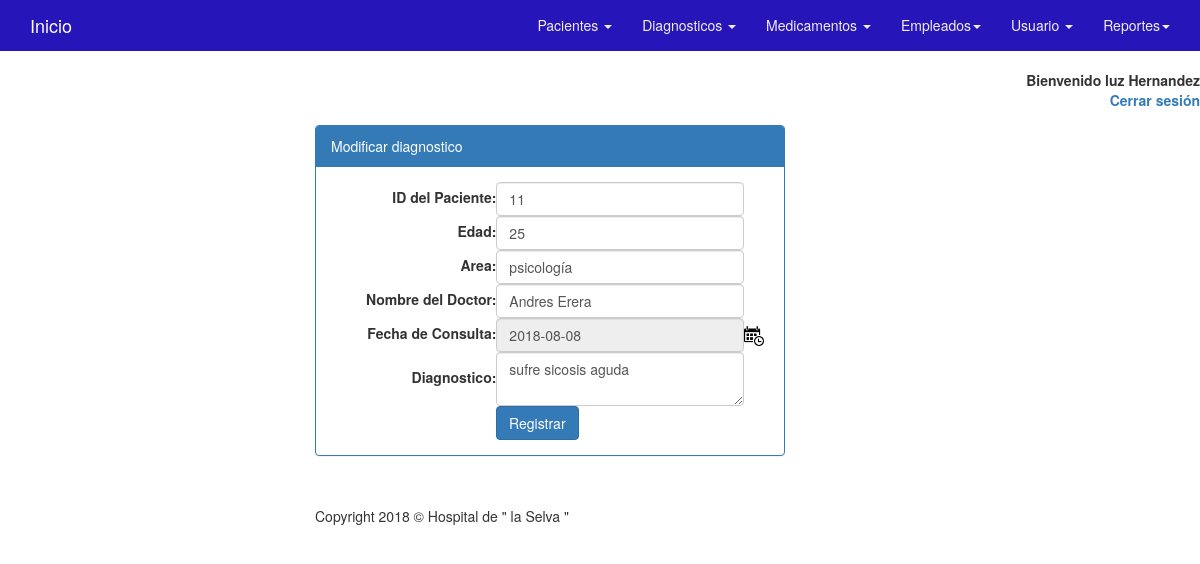
The app's page /consultas/modificar.php?id=1 (signed in) with its own data.
### tables this page shows
CREATE TABLE IF NOT EXISTS `diagnostico` (
  `id` int(11) NOT NULL AUTO_INCREMENT,
  `nomb` int(11) NOT NULL,
  `edad` int(11) NOT NULL,
  `area` varchar(50) NOT NULL,
  `doc` varchar(50) NOT NULL,
  `fec` date NOT NULL,
  `dia` text NOT NULL,
  PRIMARY KEY (`id`),
  KEY `FK_diagnostico_pacientes` (`nomb`),
  CONSTRAINT `FK_diagnostico_pacientes` FOREIGN KEY (`nomb`) REFERENCES `pacientes` (`id`)
);

### fsesion.php (called while the page is built, shortened)
<?php
function verificar_usuario(){
	return $_SESSION['tipo'];
}
?>

### consultas/modificar.php (the view, shortened to what this page needs)
<!DOCTYPE html>
<html>
<head>
    <link href="../css/bootstrap.min.css" rel="stylesheet">
    <link href="../css/modern-business.css" rel="stylesheet">
    <link href="../css/dhtmlgoodies_calendar.css" rel="stylesheet">
    <link href="../font-awesome/css/font-awesome.min.css" rel="stylesheet" type="text/css">
<BODY BACKGROUND="../images/522.jpg">
</head>
<body>
	<?php
include('../fsesion.php');
if (verificar_usuario()){
	echo '<br><p align="right"> <label>Bienvenido '.$_SESSION['usuario']; echo '<br> &nbsp; <a href="../salir.php"> Cerrar sesi&oacute;n </a> </label></p> ';
} else {
	header('Location:../index.php');
	}
?>
    <nav class="navbar navbar-inverse navbar-fixed-top" role="navigation">
        <div class="container">
            <div class="navbar-header">
                <a class="navbar-brand" href="../principal.php">Inicio</a>
            </div>
            <div class="collapse navbar-collapse" id="bs-example-navbar-collapse-1">
                <ul class="nav navbar-nav navbar-right">
                    <li class="dropdown">
                        <a href="#" class="dropdown-toggle" data-toggle="dropdown">Pacientes <b class="caret"></b></a>
                    </li>
                      <li class="dropdown">
                    <a href="#" class="dropdown-toggle" data-toggle="dropdown">Diagnosticos <b class="caret"></b></a>
                    </li>
                    <li class="dropdown">
                        <a href="#" class="dropdown-toggle" data-toggle="dropdown">Medicamentos <b class="caret"></b></a>
                    </li>
                    <li class="dropdown">
                        <a href="#" class="dropdown-toggle" data-toggle="dropdown">Empleados<b class="caret"></b></a>
                    </li>
                    <li class="dropdown">
                        <a href="#" class="dropdown-toggle" data-toggle="dropdown">Usuario <b class="caret"></b></a>
                    </li>
                    <li class="dropdown">
                        <a href="#" class="dropdown-toggle" data-toggle="dropdown">Reportes<b class="caret"></b></a>
                    </li>
                </ul>
            </div>
        </div>
    </nav>
    <div class="col-md-5 col-md-offset-3">
        <div class="panel panel-primary">
                      <div class="panel-heading">Modificar diagnostico</div>
                      <div class="panel-body">
                      <?php
                      require_once("../conexion/conexion.php");
                      $opcion = $_GET['id'];
                      $result=mysqli_query($link,"SELECT * FROM diagnostico WHERE id='$opcion'");
                      $consulta = mysqli_fetch_array($result);
					  ?>
                      <table width="100%">
                      <form action="modificar_dia.php" method="post" id="frmmodificardia">
                      <tr class="espacio">
                      <td align="right"> <label for="nomb">ID del Paciente:</label></td><td><input title="Solo se aceptan numeros"  type="text" class="form-control" name="nomb" id="nomb" autofocus required value="<?php echo $consulta['nomb'];?>"></td>
                      </tr>
                       <tr class="espacio">
                      <td align="right"> <label for="edad">Edad:</label></td><td><input maxlength="3" type="tel" class="form-control" name="edad" id="edad" required value="<?php echo $consulta['edad'];?>"></td>
                      </tr>
                      <tr class="espacio">
                      <td align="right"> <label for="area">Area:</label></td><td><input type="text" class="form-control" name="area" id="area" required value="<?php echo $consulta['area'];?>"></td>
                      </tr>
                      <tr class="espacio">
                      <td align="right"> <label for="doc">Nombre del Doctor:</label></td><td><input title="Solo se aceptan letras" pattern="[\sa-zA-ZáéíóúñÁÉÍÓÚÜüÑ]+" type="text" class="form-control" name="doc" id="doc" autofocus required value="<?php echo $consulta['doc'];?>"></td>
                      </tr>
                      <tr class="espacio">
                      <td align="right"> <label for="fec">Fecha de Consulta:</label></td><td><input type="text" class="form-control" name="fec" id="fec" required readonly value="<?php echo $consulta['fec'];?>"></td><td><span><img src="../images/calendar1.gif" width="20px" height="20px" onClick="displayCalendar(document.forms[0].fec,'yyyy-mm-dd',this)"></span></td>
                      </tr>
                     <tr class="espacio">
                      <td align="right"> <label for="dia">Diagnostico:</label></td><td><textarea class="form-control" name="dia" id="dia"   required ><?php echo $consulta['dia'];?></textarea></td>
                      </tr>
                      <tr>
        			  <td align="center" colspan="2"><input type="submit"  class="btn btn-primary" value="Registrar"  title="Registrar"></td>
                      </tr>
                  	  </form>
                      </table>
                      </div>
                      </div>
        <footer>
            <div class="row">
                <div class="col-lg-12">
                    <p>Copyright 2018 &copy; Hospital de " la Selva "</p>
                </div>
            </div>
        </footer>
    </div>
</body>
</html>

### css/modern-business.css (style rules this page uses)
html, body { height: 100%; }
body { padding-top: 50px; }
footer { margin: 50px 0; }

### records on screen
diagnostico: nomb "11", edad "25", area "psicología", doc "Andres Erera", fec "2018-08-08", dia "sufre sicosis aguda"

### other values on screen
$_SESSION['usuario'] "luz Hernandez"
